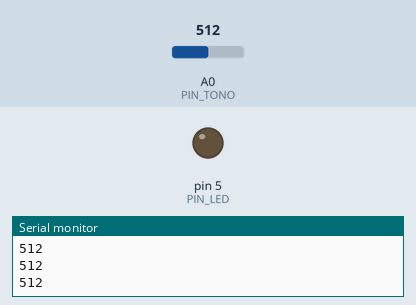
Recording of a sketch running on a simulated Arduino Uno, built with avr-gcc and run on an emulated ATmega328P. On the bench: output pins drawn as LEDs (lit = HIGH), the last lines printed to the serial monitor. Inputs (shaded band) come from the test bench; at power-on: A0 (PIN_TONO) = 512.

Above: at 1.2 s.
1.3 s: A0 (PIN_TONO) set to 1007
2.8 s: A0 (PIN_TONO) set to 1017
At 4.0 s:
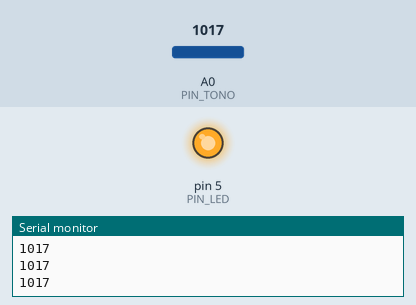
4.3 s: A0 (PIN_TONO) set to 503
5.8 s: A0 (PIN_TONO) set to 478
At 6.4 s:
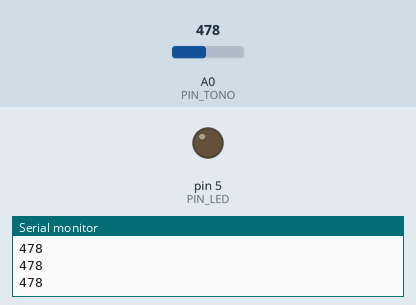
7.3 s: A0 (PIN_TONO) set to 1023
At 8.7 s:
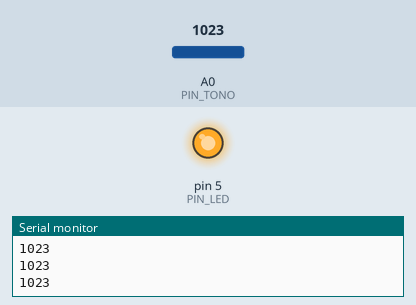
Timing chart, 0 to 9.8 s (numbered marks = the images above; inputs shaded):
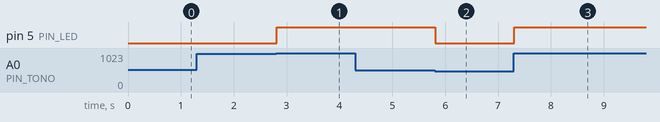

The sketch:

circuito_9.ino
```cpp
/*
Enlace Tinkercad
https://www.tinkercad.com/things/2wnGvouIJsp-circuito-9/editel?sharecode=UJsajsoQZh1kSVA39YTa_4HuSGH9_fcTYmwF7lCe9ao
*/

#define PIN_TONO A0
#define PIN_LED 5

void setup()
{
  pinMode (PIN_TONO, INPUT);
  pinMode (PIN_LED,OUTPUT);
  Serial.begin(9600);
}

void loop()
{
  int ldr=analogRead(PIN_TONO);
  Serial.println(ldr);
  if(ldr >= 1017)
  {
    digitalWrite(PIN_LED, HIGH);
  }
  else if(ldr <= 488)
  {
    digitalWrite(PIN_LED, LOW);
  }
}
```

Measured:
- the behaviour switches between 1016 and 1017 on A0 (PIN_TONO) (found by bisection; images 0 and 1)
- the behaviour switches between 489 and 488 on A0 (PIN_TONO) (found by bisection; images 1 and 2)
- after the input at 2.8 s, pin 5 (PIN_LED): LOW → HIGH at once
- after the input at 5.8 s, pin 5 (PIN_LED): HIGH → LOW at once
- after the input at 7.3 s, pin 5 (PIN_LED): LOW → HIGH at once
